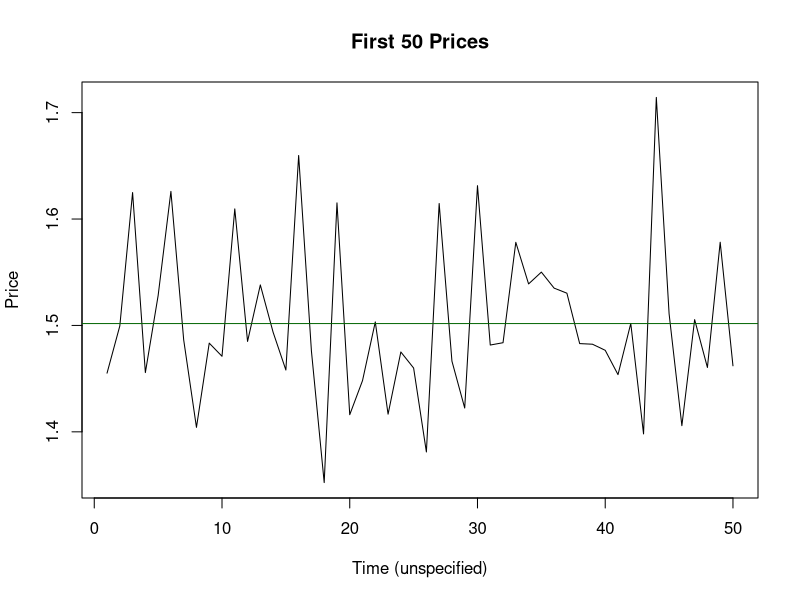
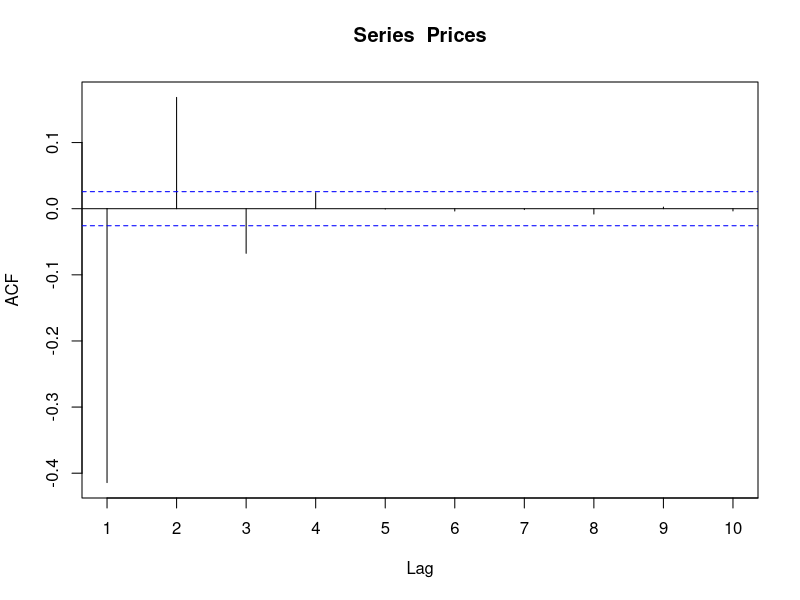
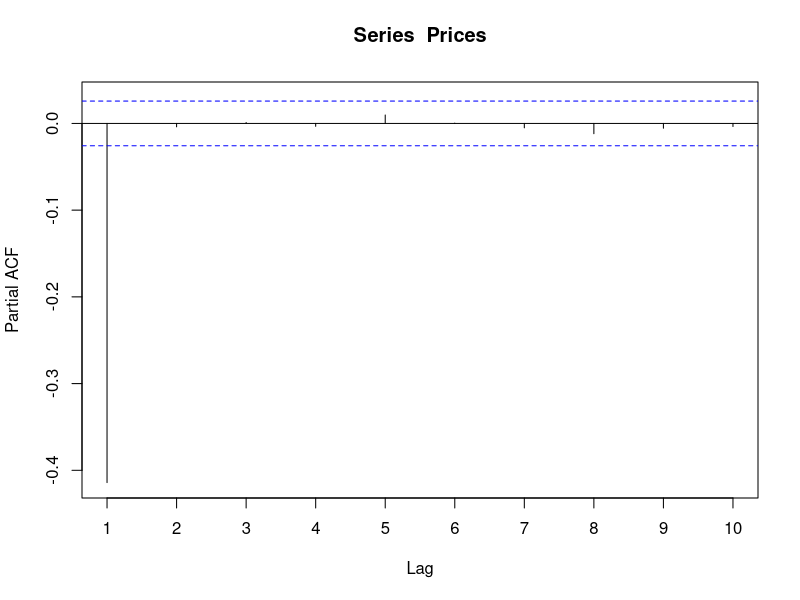
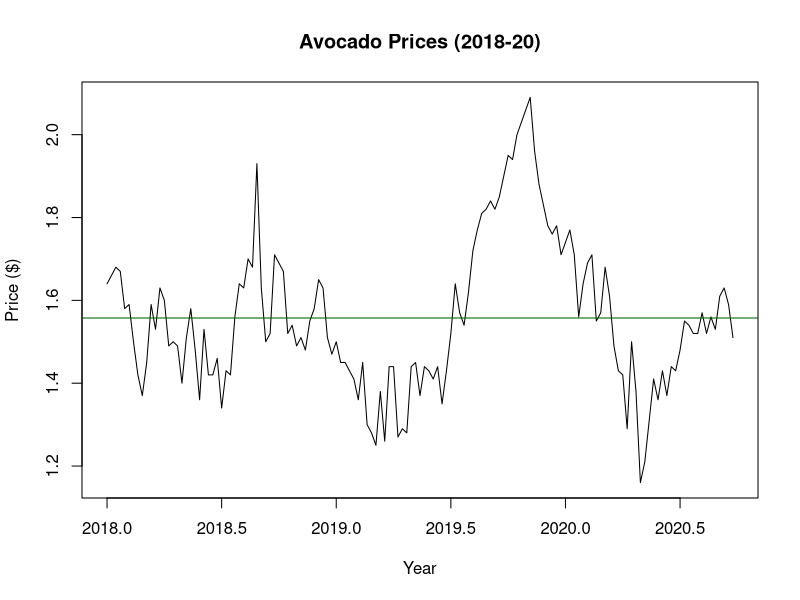
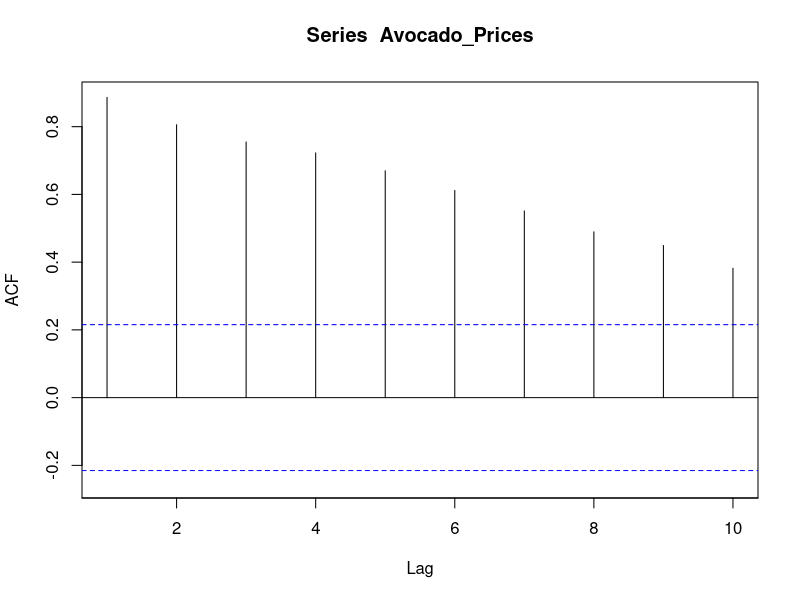
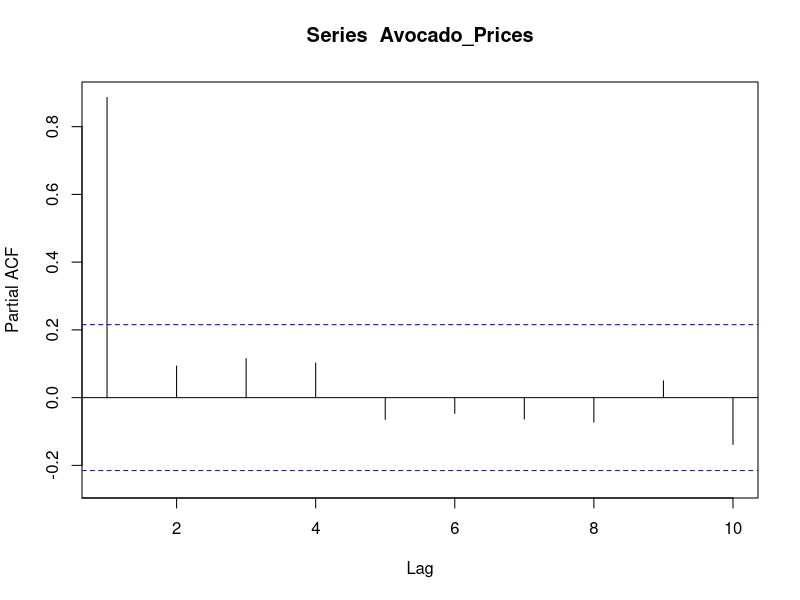

The R source for these figures, in order: (Note: this script raises an error after producing the figures.)
## ---- chunk 1
knitr::opts_chunk$set(echo = TRUE)
## ---- chunk 2
PStar = 1.5 #Long run equilibrium price
Phi = -0.4 #Persistence factor
n = 10000 #number of prices
meanEr = 0 #Mean error
stdDvEr = 0.08 #Std Deviation error
set.seed(123)
error = rnorm(n=n, mean = meanEr, sd=stdDvEr)
Prices = c() #List of prices
P0 = PStar #Setting initial price to equilibrium price
for (i in 1:n) {
  pt = PStar*(1-Phi) + Phi*P0 + error[i]
  Prices = c(Prices, pt)
  P0 = pt
}
## ---- chunk 3
plot(ts(Prices[1:50]), main="First 50 Prices", ylab="Price", xlab="Time (unspecified)")
abline(h=mean(Prices[1:50]), col="dark green")
## ---- chunk 4
library(forecast)
Acf(Prices,lag.max = 10, plot=TRUE, type="correlation", ci=0.99)
Pacf(Prices, lag.max=10, plot=TRUE, ci=0.99)
## ---- chunk 5
library(dynlm)
options(scipen=999)
PricesTS <- dynlm(Prices~L(Prices,-1))
summary(PricesTS)
## ---- chunk 6
library(tidyverse)
avocado <- read_csv("avocado.csv")
Avocado_Prices <- ts(avocado$Avocado_Prices,frequency=52,start=c(2018,1))
## ---- chunk 7
plot(Avocado_Prices, xlab="Year", ylab="Price ($)", main="Avocado Prices (2018-20)")
TimeMean = mean(Avocado_Prices) #Time Mean
abline(h=TimeMean,col="dark green")
## ---- chunk 8
Acf(Avocado_Prices,lag.max = 10, plot=TRUE, type="correlation", ci=0.99)
Pacf(Avocado_Prices,lag.max = 10, plot=TRUE, ci=0.99)
## ---- chunk 9

ar_1<-Arima(Avocado_Prices,order=c(1,0,0))
(ar_1)

# How well does the model fit the data?
accuracy(ma_1)
